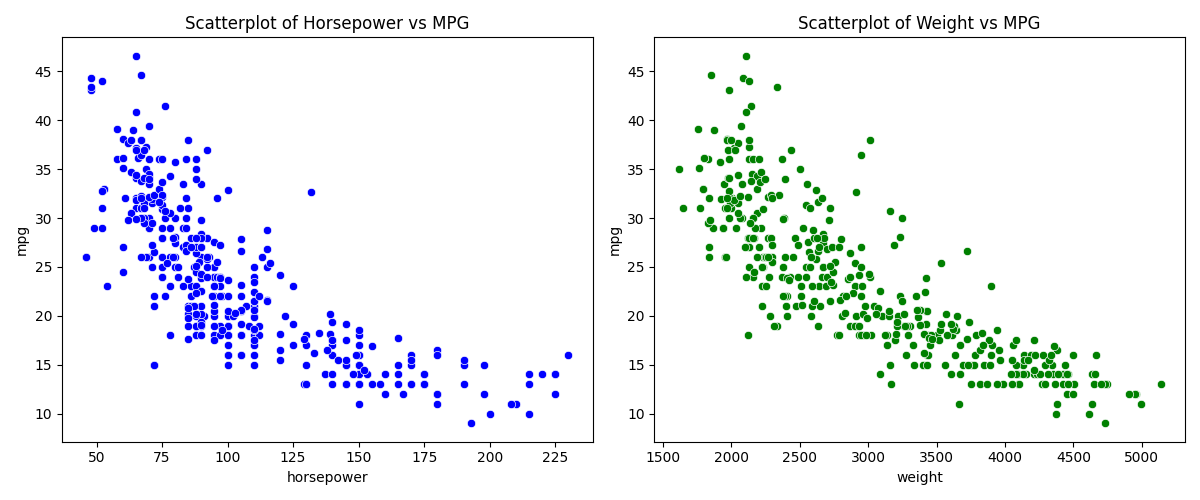

Write the Python code that produced this figure.
# Importing necessary libraries
import pandas as pd
import seaborn as sns
import matplotlib.pyplot as plt

# Load Auto MPG dataset (available at UCI Machine Learning Repository)
mpg_url = "https://archive.ics.uci.edu/ml/machine-learning-databases/auto-mpg/auto-mpg.data"
mpg_columns = ['mpg', 'cylinders', 'displacement', 'horsepower', 'weight', 'acceleration', 'model year', 'origin', 'car name']
mpg_df = pd.read_csv(mpg_url, delim_whitespace=True, names=mpg_columns, na_values='?')

# Drop rows with missing values
mpg_df.dropna(inplace=True)

# Convert horsepower to numeric
mpg_df['horsepower'] = pd.to_numeric(mpg_df['horsepower'])

# Create the first scatterplot: Horsepower vs MPG
plt.figure(figsize=(12, 5))

plt.subplot(1, 2, 1)
sns.scatterplot(data=mpg_df, x='horsepower', y='mpg', color='blue')
plt.title('Scatterplot of Horsepower vs MPG')

# Create the second scatterplot: Weight vs MPG
plt.subplot(1, 2, 2)
sns.scatterplot(data=mpg_df, x='weight', y='mpg', color='green')
plt.title('Scatterplot of Weight vs MPG')

# Show the plots
plt.tight_layout()
plt.show()

def myfunction(): 
    """
    Explanation:
    Scatterplots: Scatterplots are used to show relationships between two numerical variables. In this case, we're visualizing the relationship between horsepower and MPG, and between weight and MPG.
    First Scatterplot: Shows how horsepower affects miles per gallon (MPG). We expect to see a negative correlation, where higher horsepower might be associated with lower MPG.
    
    Second Scatterplot: Shows how weight affects MPG. Similarly, we expect a negative correlation between the weight of the car and its fuel efficiency (MPG).
    The Auto MPG dataset is a classic dataset that contains data for various cars from the 1970s and 1980s. More details about the dataset can be found
    https://archive.ics.uci.edu/dataset/9/auto+mpg
    """
